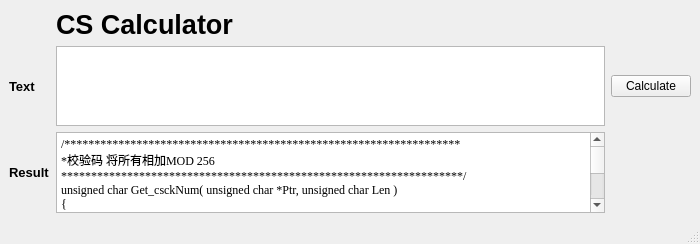
<?xml version="1.0" encoding="UTF-8"?>
<ui version="4.0">
 <author>Rayu</author>
 <class>MainWindow</class>
 <widget class="QMainWindow" name="MainWindow">
  <property name="geometry">
   <rect>
    <x>0</x>
    <y>0</y>
    <width>700</width>
    <height>244</height>
   </rect>
  </property>
  <property name="windowTitle">
   <string>CS Calculator      By:Rayu 2016-11-24</string>
  </property>
  <property name="windowIcon">
   <iconset resource="sources.qrc">
    <normaloff>:/ico/ico.png</normaloff>
    <normalon>:/ico/ico.png</normalon>:/ico/ico.png</iconset>
  </property>
  <widget class="QWidget" name="centralwidget">
   <layout class="QGridLayout" name="gridLayout">
    <item row="0" column="1">
     <widget class="QLabel" name="label_3">
      <property name="font">
       <font>
        <pointsize>20</pointsize>
        <weight>75</weight>
        <bold>true</bold>
       </font>
      </property>
      <property name="text">
       <string>CS Calculator</string>
      </property>
     </widget>
    </item>
    <item row="1" column="0">
     <widget class="QLabel" name="label">
      <property name="font">
       <font>
        <pointsize>10</pointsize>
        <weight>75</weight>
        <bold>true</bold>
       </font>
      </property>
      <property name="text">
       <string>Text</string>
      </property>
     </widget>
    </item>
    <item row="1" column="1">
     <widget class="QTextEdit" name="content_box">
      <property name="font">
       <font>
        <family>Times New Roman</family>
        <pointsize>10</pointsize>
        <weight>50</weight>
        <bold>false</bold>
       </font>
      </property>
     </widget>
    </item>
    <item row="1" column="2">
     <widget class="QPushButton" name="calc_button">
      <property name="text">
       <string>Calculate</string>
      </property>
     </widget>
    </item>
    <item row="2" column="0">
     <widget class="QLabel" name="label_2">
      <property name="font">
       <font>
        <pointsize>10</pointsize>
        <weight>75</weight>
        <bold>true</bold>
       </font>
      </property>
      <property name="text">
       <string>Result</string>
      </property>
     </widget>
    </item>
    <item row="2" column="1">
     <widget class="QTextEdit" name="results_window">
      <property name="font">
       <font>
        <family>Times New Roman</family>
        <pointsize>14</pointsize>
        <weight>50</weight>
        <bold>false</bold>
       </font>
      </property>
      <property name="html">
       <string>&lt;!DOCTYPE HTML PUBLIC &quot;-//W3C//DTD HTML 4.0//EN&quot; &quot;http://www.w3.org/TR/REC-html40/strict.dtd&quot;&gt;
&lt;html&gt;&lt;head&gt;&lt;meta name=&quot;qrichtext&quot; content=&quot;1&quot; /&gt;&lt;style type=&quot;text/css&quot;&gt;
p, li { white-space: pre-wrap; }
&lt;/style&gt;&lt;/head&gt;&lt;body style=&quot; font-family:'Times New Roman'; font-size:14pt; font-weight:400; font-style:normal;&quot;&gt;
&lt;p style=&quot; margin-top:0px; margin-bottom:0px; margin-left:0px; margin-right:0px; -qt-block-indent:0; text-indent:0px;&quot;&gt;&lt;span style=&quot; font-family:'SimSun'; font-size:9pt;&quot;&gt;/******************************************************************&lt;/span&gt;&lt;/p&gt;
&lt;p style=&quot; margin-top:0px; margin-bottom:0px; margin-left:0px; margin-right:0px; -qt-block-indent:0; text-indent:0px;&quot;&gt;&lt;span style=&quot; font-family:'SimSun'; font-size:9pt;&quot;&gt;*校验码 将所有相加MOD 256 &lt;/span&gt;&lt;/p&gt;
&lt;p style=&quot; margin-top:0px; margin-bottom:0px; margin-left:0px; margin-right:0px; -qt-block-indent:0; text-indent:0px;&quot;&gt;&lt;span style=&quot; font-family:'SimSun'; font-size:9pt;&quot;&gt;*******************************************************************/&lt;/span&gt;&lt;/p&gt;
&lt;p style=&quot; margin-top:0px; margin-bottom:0px; margin-left:0px; margin-right:0px; -qt-block-indent:0; text-indent:0px;&quot;&gt;&lt;span style=&quot; font-family:'SimSun'; font-size:9pt;&quot;&gt;unsigned char Get_csckNum( unsigned char *Ptr, unsigned char Len )&lt;/span&gt;&lt;/p&gt;
&lt;p style=&quot; margin-top:0px; margin-bottom:0px; margin-left:0px; margin-right:0px; -qt-block-indent:0; text-indent:0px;&quot;&gt;&lt;span style=&quot; font-family:'SimSun'; font-size:9pt;&quot;&gt;{&lt;/span&gt;&lt;/p&gt;
&lt;p style=&quot; margin-top:0px; margin-bottom:0px; margin-left:0px; margin-right:0px; -qt-block-indent:0; text-indent:0px;&quot;&gt;&lt;span style=&quot; font-family:'SimSun'; font-size:9pt;&quot;&gt;    register unsigned char Num;&lt;/span&gt;&lt;/p&gt;
&lt;p style=&quot; margin-top:0px; margin-bottom:0px; margin-left:0px; margin-right:0px; -qt-block-indent:0; text-indent:0px;&quot;&gt;&lt;span style=&quot; font-family:'SimSun'; font-size:9pt;&quot;&gt;        &lt;/span&gt;&lt;/p&gt;
&lt;p style=&quot; margin-top:0px; margin-bottom:0px; margin-left:0px; margin-right:0px; -qt-block-indent:0; text-indent:0px;&quot;&gt;&lt;span style=&quot; font-family:'SimSun'; font-size:9pt;&quot;&gt;    Num = 0;&lt;/span&gt;&lt;/p&gt;
&lt;p style=&quot; margin-top:0px; margin-bottom:0px; margin-left:0px; margin-right:0px; -qt-block-indent:0; text-indent:0px;&quot;&gt;&lt;span style=&quot; font-family:'SimSun'; font-size:9pt;&quot;&gt;    while( Len &amp;gt; 0 )&lt;/span&gt;&lt;/p&gt;
&lt;p style=&quot; margin-top:0px; margin-bottom:0px; margin-left:0px; margin-right:0px; -qt-block-indent:0; text-indent:0px;&quot;&gt;&lt;span style=&quot; font-family:'SimSun'; font-size:9pt;&quot;&gt;    {&lt;/span&gt;&lt;/p&gt;
&lt;p style=&quot; margin-top:0px; margin-bottom:0px; margin-left:0px; margin-right:0px; -qt-block-indent:0; text-indent:0px;&quot;&gt;&lt;span style=&quot; font-family:'SimSun'; font-size:9pt;&quot;&gt;    Num += *Ptr;&lt;/span&gt;&lt;/p&gt;
&lt;p style=&quot; margin-top:0px; margin-bottom:0px; margin-left:0px; margin-right:0px; -qt-block-indent:0; text-indent:0px;&quot;&gt;&lt;span style=&quot; font-family:'SimSun'; font-size:9pt;&quot;&gt;	printf(&amp;quot;%d--%d\n&amp;quot;,Len,Num);&lt;/span&gt;&lt;/p&gt;
&lt;p style=&quot; margin-top:0px; margin-bottom:0px; margin-left:0px; margin-right:0px; -qt-block-indent:0; text-indent:0px;&quot;&gt;&lt;span style=&quot; font-family:'SimSun'; font-size:9pt;&quot;&gt;    Ptr++;&lt;/span&gt;&lt;/p&gt;
&lt;p style=&quot; margin-top:0px; margin-bottom:0px; margin-left:0px; margin-right:0px; -qt-block-indent:0; text-indent:0px;&quot;&gt;&lt;span style=&quot; font-family:'SimSun'; font-size:9pt;&quot;&gt;    Len--;&lt;/span&gt;&lt;/p&gt;
&lt;p style=&quot; margin-top:0px; margin-bottom:0px; margin-left:0px; margin-right:0px; -qt-block-indent:0; text-indent:0px;&quot;&gt;&lt;span style=&quot; font-family:'SimSun'; font-size:9pt;&quot;&gt;    }&lt;/span&gt;&lt;/p&gt;
&lt;p style=&quot; margin-top:0px; margin-bottom:0px; margin-left:0px; margin-right:0px; -qt-block-indent:0; text-indent:0px;&quot;&gt;&lt;span style=&quot; font-family:'SimSun'; font-size:9pt;&quot;&gt;    return Num;&lt;/span&gt;&lt;/p&gt;
&lt;p style=&quot; margin-top:0px; margin-bottom:0px; margin-left:0px; margin-right:0px; -qt-block-indent:0; text-indent:0px;&quot;&gt;&lt;span style=&quot; font-family:'SimSun'; font-size:9pt;&quot;&gt;}&lt;/span&gt;&lt;/p&gt;&lt;/body&gt;&lt;/html&gt;</string>
      </property>
     </widget>
    </item>
   </layout>
  </widget>
  <widget class="QMenuBar" name="menubar">
   <property name="geometry">
    <rect>
     <x>0</x>
     <y>0</y>
     <width>700</width>
     <height>23</height>
    </rect>
   </property>
  </widget>
  <widget class="QStatusBar" name="statusbar"/>
 </widget>
 <resources>
  <include location="sources.qrc"/>
 </resources>
 <connections/>
</ui>
